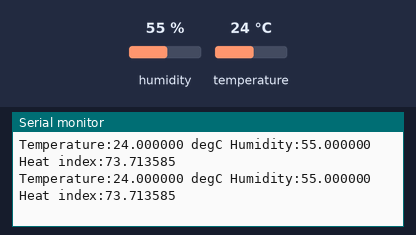
The program below on a simulated ESP8266 (NodeMCU). On the bench: the last lines printed to the serial monitor. The test bench sets the inputs (shaded band); at power-on: humidity 55 %, temperature 24 °C.

Above: at 2.8 s.
2.9 s: humidity set to 22 %
At 5.5 s:
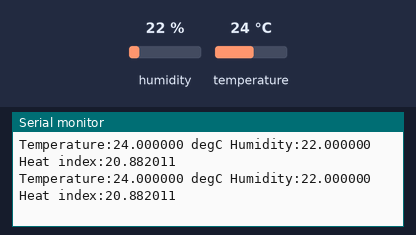
5.6 s: temperature set to 12 °C
At 6.5 s:
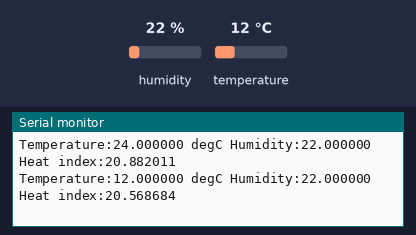
8.3 s: humidity set to 40 %
At 8.3 s:
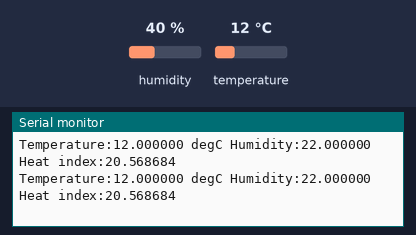
Timing chart, 0 to 11.3 s (numbered marks = the images above; inputs shaded):
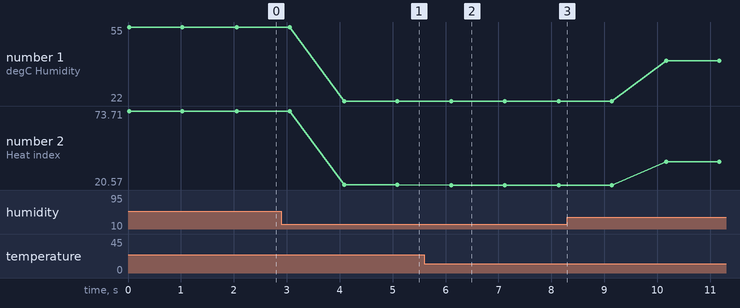

Measured:
- after the input at 2.9 s, the serial monitor: prints a new line after 1.2 s (image 1)
- after the input at 5.6 s, the serial monitor: prints a new line after 0.51 s (image 2)
- plotted number 1: 55 → 22 after the input at 2.9 s, 22 → 40 after the input at 8.3 s
- plotted number 2: 73.71 → 20.88 after the input at 2.9 s, 20.88 → 20.57 after the input at 5.6 s, 20.57 → 37.26 after the input at 8.3 s

The program:

main.cpp
```cpp
// (licence header left out)
#include <Arduino.h>
#include <DHT.h>

/* define dht11 pins */
#define DHT11_PIN	14

/* define type as DHT11 */
#define DHTTYPE 	DHT11

/* create instance of DHT11 */
DHT dht(DHT11_PIN, DHTTYPE);

float fHumidity=0;
float fTemperature=0;
float fHeatIndex=0;

void setup() {

	/* start serial with baudrate 9600 */
	Serial.begin(9600);

	/* start dht11 */
	dht.begin();

	Serial.println("DHT11 example ");
}

void loop() {

	/* read humidity */
	fHumidity = dht.readHumidity();

	/* read temperature */
	fTemperature = dht.readTemperature();

	/* check if data is valid */
	if(isnan(fHumidity) || isnan(fTemperature)){

		/* display read error in serial */
		fHeatIndex = 0;
		Serial.println("DHT11 reading failure");
	}else{

		/* if data is valid read heat index */
		fHeatIndex = dht.computeHeatIndex(fHumidity, fTemperature, false);

		/* display these values */
		Serial.printf("Temperature:%f degC Humidity:%f Heat index:%f\n",fTemperature,fHumidity,fHeatIndex);
	}

	delay(1000);
}
```
